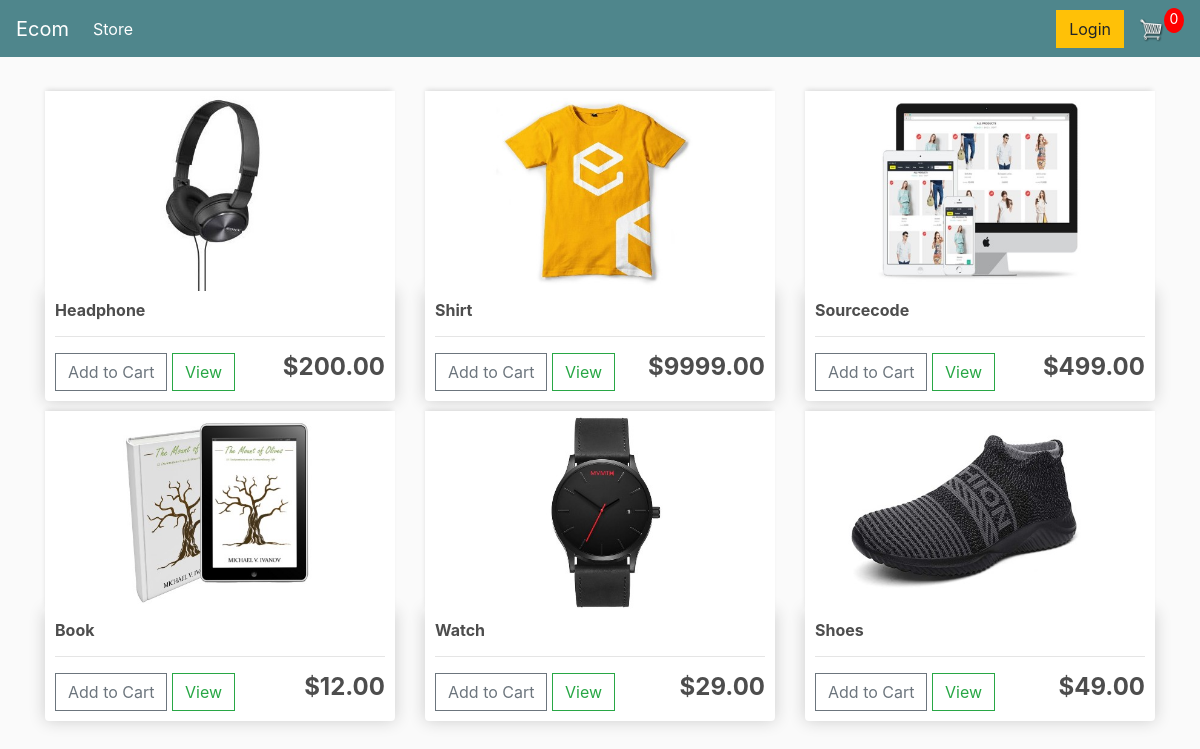
The page / on the database its author committed.
### store/models.py (models this page shows, shortened)
class Product(models.Model):
	name = models.CharField(max_length=200)
	description = models.TextField(null=True, blank=True)
	price = models.FloatField()
	is_stock = models.BooleanField(default=False,null=True, blank=True)
	image = models.ImageField(null=True, blank=True)
	@property
	def imageURL(self):
		try:
			url = self.image.url
		except:
			url = ''
		return url

### store/views.py (the view)
# urls.py: path('', include('store.urls')),
def store(request):
	products = Product.objects.all()
	context = {'products':products}
	return render(request, 'store/store.html', context)

### store/templates/store/store.html
{% extends 'store/main.html' %}
{% load static %}
{% block content %}
	<div class="row">
		{% for product in products %}
			<div class="col-lg-4">
				<img class="thumbnail" src="{{product.imageURL}}">
				<div class="box-element product">
					<h6><strong>{{product.name}}</strong></h6>
					<hr>
					<button  class="btn btn-outline-secondary add-btn">Add to Cart</button>
					<a class="btn btn-outline-success" href="{% url 'single_product' product.id %}">View</a>
					<h4 style="display: inline-block; float: right"><strong>${{product.price|floatformat:2}}</strong></h4>
				</div>
			</div>
		{% endfor%}
	</div>
{% endblock content %}

### store/templates/store/main.html (shortened to what this page needs)
<!DOCTYPE html>
{% load static %}
<html>
<head>
	<link rel="stylesheet" href="https://stackpath.bootstrapcdn.com/bootstrap/4.4.1/css/bootstrap.min.css">
	<link rel="stylesheet" type="text/css" href="{% static 'css/main.css' %}">
</head>
<body>
    <nav class="navbar navbar-expand-lg navbar-dark bg-dark">
        <a class="navbar-brand" href="{% url 'store' %}">Ecom</a>
        <div class="collapse navbar-collapse" id="navbarSupportedContent">
          <ul class="navbar-nav mr-auto">
            <li class="nav-item active">
              <a class="nav-link" href="{% url 'store' %}">Store <span class="sr-only">(current)</span></a>
            </li>
          </ul>
          <div class="form-inline my-2 my-lg-0">
               <a href="#"class="btn btn-warning">Login</a>
               <a href="{% url 'cart' %}">
                  <img  id="cart-icon" src="{% static 'images/cart.png' %}">
              </a>
              <p id="cart-total">0</p>
          </div>
        </div>
      </nav>
     <div class="container">
            <br>
            {% block content %}
            {% endblock content %}
         </div>
</body>
</html>

### store/static/css/main.css (style rules this page uses)
body { background-color: hsl(0, 0%, 98%); }
h1,h2,h3,h4,h5,h6 { color:hsl(0, 0%, 30%); }
.box-element { box-shadow:hsl(0, 0%, 80%) 0 0 16px; background-color: #fff; border-radius: 4px; padding: 10px; }
.thumbnail { width: 100%; height: 200px; -webkit-box-shadow: -1px -3px 5px -2px rgba(214,214,214,1); -moz-box-shadow: -1px -3px 5px -2px rgba(214,214,214,1); box-shadow: -1px -3px 5px -2px rgba(214,214,214,1); }
.product { border-radius: 0 0 4px 4px; }
.bg-dark { background-color: #4f868c!important; }
#cart-icon { width:25px; display: inline-block; margin-left: 15px; }
#cart-total { display: block; text-align: center; color:#fff; background-color: red; width: 20px; height: 25px; border-radius: 50%; font-size: 14px; }
.col-lg-4, .col-lg-6, .col-lg-8, .col-lg-12 { margin-top: 10px; }
.btn { border-radius: 0; }

### rows shown on the page
Product: imageURL (picture), name "Headphone", price "200.00"
Product: imageURL (picture), name "Shirt", price "9999.00"
Product: imageURL (picture), name "Sourcecode", price "499.00"
Product: imageURL (picture), name "Book", price "12.00"
Product: imageURL (picture), name "Watch", price "29.00"
Product: imageURL (picture), name "Shoes", price "49.00"
